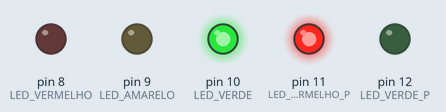
Simulated run of this sketch. Board: Arduino Uno, built with avr-gcc and run on an emulated ATmega328P. On the bench: output pins drawn as LEDs (lit = HIGH).

Above: at 1.5 s.
At 4.0 s:
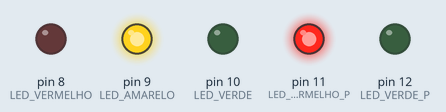
At 6.5 s:
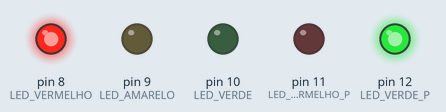
At 8.2 s:
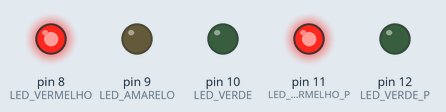
At 9.7 s:
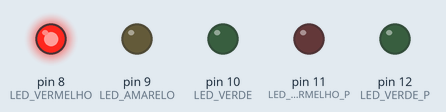
Timing chart, 0 to 14.3 s (numbered marks = the images above):
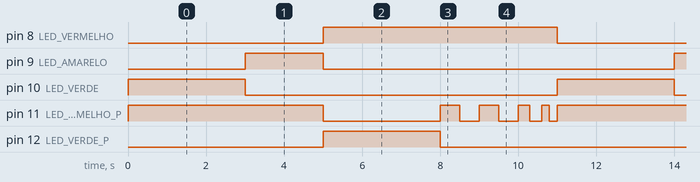

The sketch:

Arduino_projetoSemaforo.ino
```cpp
/*
Autor: twralha
Criado: 07/02/2020
Revisão 1: 16/12/2020
*/

// VARIÁVEIS
const int LED_VERMELHO = 8;
const int LED_AMARELO = 9;
const int LED_VERDE = 10;
const int LED_VERMELHO_P = 11;
const int LED_VERDE_P = 12;

void setup() {
  // put your setup code here, to run once:
  pinMode(LED_VERMELHO, OUTPUT);
  pinMode(LED_AMARELO, OUTPUT);
  pinMode(LED_VERDE, OUTPUT);
  pinMode(LED_VERMELHO_P, OUTPUT);
  pinMode(LED_VERDE_P, OUTPUT);

}

void loop() {
  // put your main code here, to run repeatedly:
  //acende verde carro; acende vermelho pedestre
  digitalWrite(LED_VERDE, HIGH);
  digitalWrite(LED_VERMELHO_P, HIGH);
  digitalWrite(LED_VERMELHO, LOW);
  delay(3000);

  //apaga verde carro; acende amarelo
  digitalWrite(LED_VERDE, LOW);
  digitalWrite(LED_AMARELO, HIGH);
  delay(2000);

  //apaga amarelo; acende vermelho carro; apaga vermelho pedestre; acende verde pedestre
  digitalWrite(LED_AMARELO, LOW);
  digitalWrite(LED_VERMELHO, HIGH);
  digitalWrite(LED_VERMELHO_P, LOW);
  digitalWrite(LED_VERDE_P, HIGH);
  delay(3000);

  //apaga verde pedestre; pisca vermelho pedestre
  digitalWrite(LED_VERDE_P, LOW);

  digitalWrite(LED_VERMELHO_P, HIGH);
  delay(500);
  digitalWrite(LED_VERMELHO_P, LOW);
  delay(500);
  digitalWrite(LED_VERMELHO_P, HIGH);
  delay(500);
  digitalWrite(LED_VERMELHO_P, LOW);
  delay(500);

  digitalWrite(LED_VERMELHO_P, HIGH);
  delay(300);
  digitalWrite(LED_VERMELHO_P, LOW);
  delay(300);
  digitalWrite(LED_VERMELHO_P, HIGH);
  delay(200);
  digitalWrite(LED_VERMELHO_P, LOW);
  delay(200);

}
```

Measured:
- by itself, pin 8 (LED_VERMELHO): alternates HIGH for 6.0 s and LOW for 5.0 s
- by itself, pin 9 (LED_AMARELO): alternates HIGH for 2.0 s and LOW for 9.0 s
- by itself, pin 10 (LED_VERDE), pin 12 (LED_VERDE_P): alternates HIGH for 3.0 s and LOW for 8.0 s
- by itself, pin 11 (LED_VERMELHO_P): repeats every 11.0 s: LOW 3.0 s, 2 × (HIGH 0.50 s, LOW 0.50 s), HIGH 0.30 s, LOW 0.30 s, HIGH 0.20 s, LOW 0.20 s, HIGH 5.0 s
